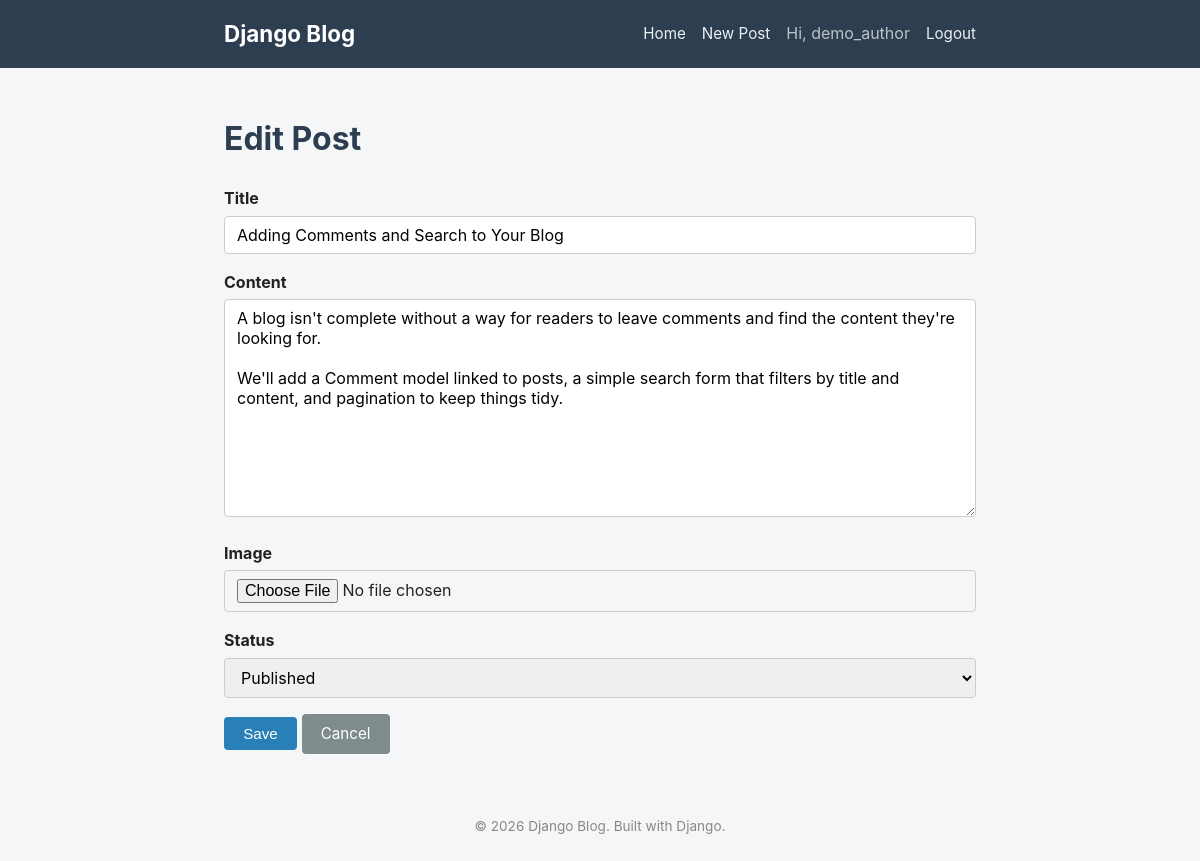
The page /post/adding-comments-and-search-to-your-blog/edit/ (signed in) on the database its author committed.
### blog/models.py (models this page shows, shortened)
class Post(models.Model):
    STATUS_CHOICES = [
        ('draft', 'Draft'),
        ('published', 'Published'),
    ]
    title = models.CharField(max_length=200)
    slug = models.SlugField(max_length=220, unique_for_date='published_at', blank=True)
    author = models.ForeignKey(settings.AUTH_USER_MODEL, on_delete=models.CASCADE, related_name='posts')
    content = models.TextField()
    image = models.ImageField(upload_to='post_images/', blank=True, null=True)
    status = models.CharField(max_length=10, choices=STATUS_CHOICES, default='published')
    published_at = models.DateTimeField(default=timezone.now)
    created_at = models.DateTimeField(auto_now_add=True)
    updated_at = models.DateTimeField(auto_now=True)
    class Meta:
        ordering = ['-published_at']
    def get_absolute_url(self):
        return reverse('post_detail', kwargs={'slug': self.slug})

### blog/views.py (the view, shortened to what this page needs)
# urls.py: path('post/<slug:slug>/edit/', views.PostUpdateView.as_view(), name='post_edit'),
class PostUpdateView(LoginRequiredMixin, AuthorRequiredMixin, UpdateView):
    model = Post
    form_class = PostForm
    template_name = 'blog/post_form.html'

### blog/forms.py
class PostForm(forms.ModelForm):
    class Meta:
        model = Post
        fields = ('title', 'content', 'image', 'status')
        widgets = {
            'title': forms.TextInput(attrs={'class': 'form-control'}),
            'content': forms.Textarea(attrs={'class': 'form-control', 'rows': 10}),
            'image': forms.ClearableFileInput(attrs={'class': 'form-control'}),
            'status': forms.Select(attrs={'class': 'form-control'}),
        }

### blog/views.py (called while the page is built)
    def test_func(self):
        post = self.get_object()
        return self.request.user == post.author

### templates/blog/post_form.html (shortened to what this page needs)
{% extends "base.html" %}
{% block content %}
    <h1>{% if form.instance.pk %}Edit Post{% else %}New Post{% endif %}</h1>
    <form method="post" enctype="multipart/form-data">
        {% for field in form %}
            <div class="form-group">
                <label for="{{ field.id_for_label }}">{{ field.label }}</label>
                {{ field }}
            </div>
        {% endfor %}
        <button type="submit" class="btn">Save</button>
        {% if form.instance.pk %}
            <a href="{{ form.instance.get_absolute_url }}" class="btn btn-secondary">Cancel</a>
        {% else %}
            <a href="{% url 'home' %}" class="btn btn-secondary">Cancel</a>
        {% endif %}
    </form>
{% endblock %}

### templates/base.html (shortened to what this page needs)
{% load static %}
<!DOCTYPE html>
<html lang="en">
<head>
    <link rel="stylesheet" href="{% static 'css/style.css' %}">
</head>
<body>
    <header class="site-header">
        <nav class="navbar">
            <a href="{% url 'home' %}" class="brand">Django Blog</a>
            <div class="nav-links">
                <a href="{% url 'home' %}">Home</a>
                {% if user.is_authenticated %}
                    <a href="{% url 'post_create' %}">New Post</a>
                    <span class="nav-user">Hi, {{ user.username }}</span>
                    <form action="{% url 'logout' %}" method="post" class="logout-form">
                        <button type="submit" class="link-button">Logout</button>
                    </form>
                {% else %}
                    <a href="{% url 'login' %}">Login</a>
                    <a href="{% url 'signup' %}">Sign Up</a>
                {% endif %}
            </div>
        </nav>
    </header>
    <main class="container">
        {% block content %}
        {% endblock %}
    </main>
    <footer class="site-footer">
        <p>&copy; {% now "Y" %} Django Blog. Built with Django.</p>
    </footer>
</body>
</html>

### static/css/style.css (style rules this page uses)
* { box-sizing: border-box; }
body { font-family: -apple-system, Segoe UI, Roboto, Helvetica, Arial, sans-serif; margin: 0; background-color: #f5f6f8; color: #222; line-height: 1.6; }
.container { max-width: 800px; margin: 0 auto; padding: 1.5rem; min-height: 70vh; }
.site-header { background-color: #2c3e50; }
.navbar { max-width: 800px; margin: 0 auto; display: flex; align-items: center; justify-content: space-between; padding: 1rem 1.5rem; flex-wrap: wrap; }
.brand { color: #fff; font-size: 1.4rem; font-weight: bold; text-decoration: none; }
.nav-links { display: flex; align-items: center; gap: 1rem; }
.nav-links a, .link-button { color: #ecf0f1; text-decoration: none; font-size: 0.95rem; }
.nav-user { color: #bdc3c7; }
.logout-form { display: inline; }
.link-button { background: none; border: none; cursor: pointer; padding: 0; font-family: inherit; }
h1, h2, h3 { color: #2c3e50; }
.form-control, input[type="text"], input[type="password"], input[type="email"], textarea, select { width: 100%; padding: 0.5rem 0.75rem; border: 1px solid #ccc; border-radius: 4px; font-size: 1rem; font-family: inherit; }
.btn { display: inline-block; padding: 0.5rem 1.2rem; background-color: #2980b9; color: #fff; border: none; border-radius: 4px; cursor: pointer; text-decoration: none; font-size: 0.95rem; }
.btn-secondary { background-color: #7f8c8d; }
.form-group { margin-bottom: 1rem; }
.form-group label { display: block; margin-bottom: 0.25rem; font-weight: bold; }
.site-footer { text-align: center; padding: 1.5rem; color: #888; font-size: 0.85rem; }

### rows shown on the page
Post: form "Adding Comments and Search to Your Blog" "A blog isn't complete without a way for readers to leave comments and find the content they're looking for. We'll add a Comment model linked to posts, a simple search form that filters by title and content, and pagination to keep things tidy." "Published"

### other values the page prints
{{ user.username }} "demo_author"
{{ field.label }} "Title" "Content" "Image" "Status"
